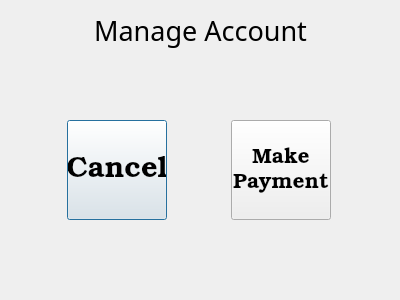
<?xml version="1.0" encoding="UTF-8"?>
<ui version="4.0">
 <class>manage_account_dialog</class>
 <widget class="QDialog" name="manage_account_dialog">
  <property name="geometry">
   <rect>
    <x>0</x>
    <y>0</y>
    <width>400</width>
    <height>300</height>
   </rect>
  </property>
  <property name="font">
   <font>
    <family>Book Antiqua</family>
    <pointsize>20</pointsize>
   </font>
  </property>
  <property name="windowTitle">
   <string>Manage Account</string>
  </property>
  <widget class="QLabel" name="label">
   <property name="geometry">
    <rect>
     <x>10</x>
     <y>10</y>
     <width>381</width>
     <height>41</height>
    </rect>
   </property>
   <property name="text">
    <string>Manage Account</string>
   </property>
   <property name="alignment">
    <set>Qt::AlignCenter</set>
   </property>
  </widget>
  <widget class="QWidget" name="horizontalLayoutWidget">
   <property name="geometry">
    <rect>
     <x>9</x>
     <y>119</y>
     <width>381</width>
     <height>102</height>
    </rect>
   </property>
   <layout class="QHBoxLayout" name="horizontalLayout">
    <item>
     <widget class="QPushButton" name="btn_cancel">
      <property name="sizePolicy">
       <sizepolicy hsizetype="Preferred" vsizetype="Preferred">
        <horstretch>0</horstretch>
        <verstretch>20</verstretch>
       </sizepolicy>
      </property>
      <property name="minimumSize">
       <size>
        <width>100</width>
        <height>100</height>
       </size>
      </property>
      <property name="maximumSize">
       <size>
        <width>100</width>
        <height>100</height>
       </size>
      </property>
      <property name="baseSize">
       <size>
        <width>12</width>
        <height>2</height>
       </size>
      </property>
      <property name="font">
       <font>
        <family>Bookman Old Style</family>
        <pointsize>22</pointsize>
        <stylestrategy>PreferAntialias</stylestrategy>
       </font>
      </property>
      <property name="text">
       <string>Cancel</string>
      </property>
     </widget>
    </item>
    <item>
     <widget class="QPushButton" name="btn_payment">
      <property name="sizePolicy">
       <sizepolicy hsizetype="Preferred" vsizetype="Preferred">
        <horstretch>0</horstretch>
        <verstretch>20</verstretch>
       </sizepolicy>
      </property>
      <property name="minimumSize">
       <size>
        <width>100</width>
        <height>100</height>
       </size>
      </property>
      <property name="maximumSize">
       <size>
        <width>100</width>
        <height>100</height>
       </size>
      </property>
      <property name="baseSize">
       <size>
        <width>12</width>
        <height>2</height>
       </size>
      </property>
      <property name="font">
       <font>
        <family>Bookman Old Style</family>
        <pointsize>16</pointsize>
        <stylestrategy>PreferAntialias</stylestrategy>
       </font>
      </property>
      <property name="text">
       <string>Make
Payment</string>
      </property>
     </widget>
    </item>
   </layout>
  </widget>
 </widget>
 <resources/>
 <connections/>
</ui>
